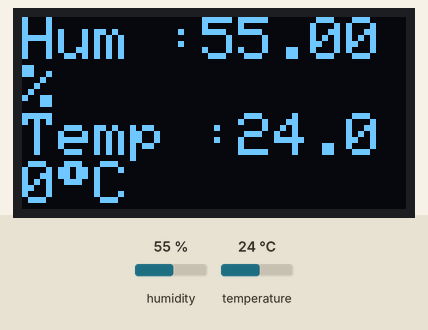
Simulated run of this sketch. Board: Arduino Uno, built with avr-gcc and run on an emulated ATmega328P. Parts: 128×64 one-colour display. The test bench sets the inputs (shaded band); at power-on: humidity 55 %, temperature 24 °C. What the sketch prints to the serial monitor is not drawn.

Above: at 4.9 s.
5.0 s: humidity set to 22 %
At 7.2 s:
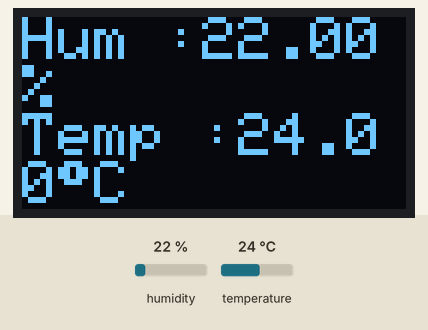
8.0 s: temperature set to 12 °C
At 9.5 s:
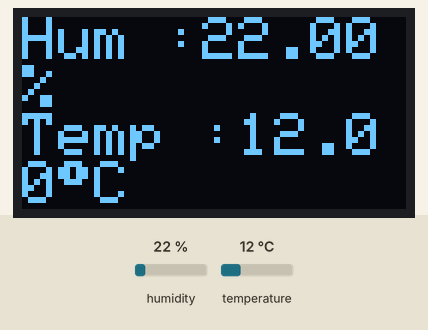
11.0 s: humidity set to 40 %
At 12.9 s:
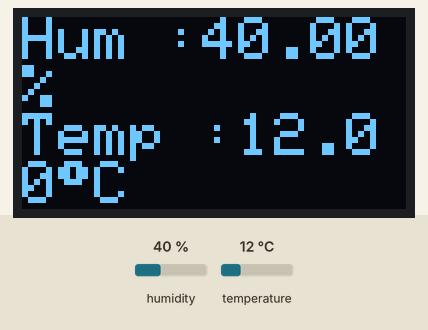
14.0 s: temperature set to 19 °C
At 15.3 s:
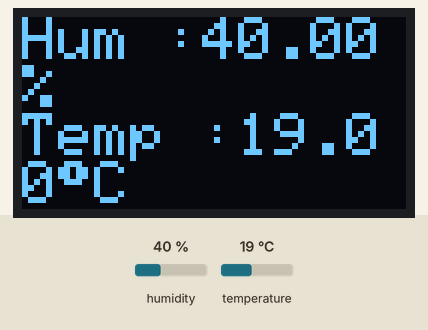
Timing chart, 0 to 17.0 s (numbered marks = the images above; inputs shaded):
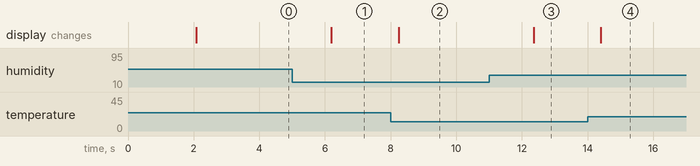

The sketch:

oled.ino
```cpp
#include <Wire.h>
#include <Adafruit_SSD1306.h>
#include "DHT.h"
#define SCREEN_WIDTH 128 // OLED display width, in pixels
#define SCREEN_HEIGHT 64 // OLED display height, in pixels
#define OLED_RESET    -1 // Reset pin # (or -1 if sharing Arduino reset pin)
#define SCREEN_ADDRESS 0x3C
Adafruit_SSD1306 display_object(SCREEN_WIDTH, SCREEN_HEIGHT, &Wire, OLED_RESET);
#define DHTPIN 12     // Digital pin connected to the DHT sensor
#define DHTTYPE DHT11 // DHT 22 (AM2302), AM2321
DHT dht_object(DHTPIN, DHTTYPE);
void setup() {
  Serial.begin(9600);
  display_object.begin(SSD1306_SWITCHCAPVCC, SCREEN_ADDRESS);
  display_object.clearDisplay();
  display_object.setTextSize(2);
  display_object.setTextColor(SSD1306_WHITE);
  dht_object.begin();
}
void loop() {
  delay(2000);
  float h = dht_object.readHumidity();
  float t = dht_object.readTemperature();
  if (isnan(h) || isnan(t)) {
    display_object.clearDisplay();
    display_object.setCursor(0,0);
    display_object.print("Failed to read");
    display_object.display();
    return;
  }
  Serial.print("Humidity: ");
  Serial.print(h);
  Serial.println("%");
  Serial.print("Temperature :");
  Serial.print(t);
  Serial.println("°C");
  display_object.clearDisplay();
  display_object.setCursor(0,0);
  display_object.print(F("Hum :"));
  display_object.print(h);
  display_object.println("%");
  display_object.print("Temp :");
  display_object.print(t);
  display_object.print((char)247);
  display_object.println("C");
  display_object.display();

}
```

Measured:
- after the input at 5.0 s, the display: changes after 1.2 s (image 1)
- after the input at 8.0 s, the display: changes after 0.25 s (image 2)
- after the input at 11.0 s, the display: changes after 1.4 s (image 3)
- after the input at 14.0 s, the display: changes after 0.41 s (image 4)
